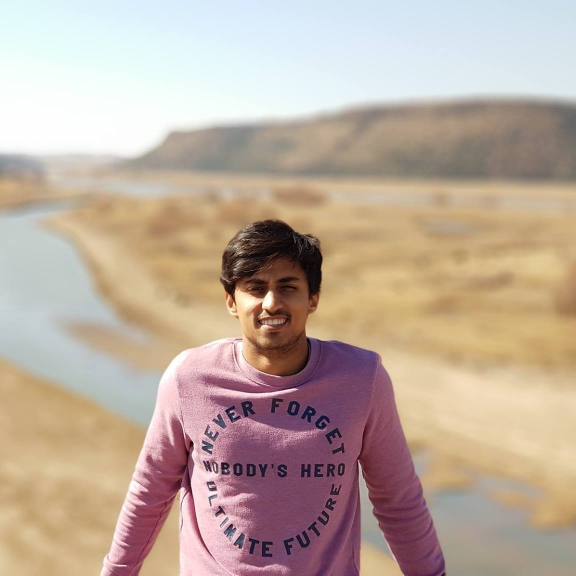
#> input picture hilbert_image_conversion/suro.jpg, 1151 x 1151 px (shown at 1/2 size)
$ python hilbert_three_dimension_conversion.py
#> lines starting #> are read from the running program, lines starting #| are printed output that depends on the picture
from scipy.io.wavfile import write
import numpy as np
from hilbertcurve.hilbertcurve import HilbertCurve
from matplotlib.pyplot import *
import cv2

image = cv2.imread('suro.jpg')
#> image is the input picture: shape (1151, 1151, 3); mean B, G, R 157.1, 171.1, 189.8
dim = image.shape
#> dim = (1151, 1151, 3)
center = round(dim[0]/2)
#> center = 576
start = center-170
#> start = 406
end = center+86
#> end = 662

reshaped_img = image[start:end,start:end,: ]
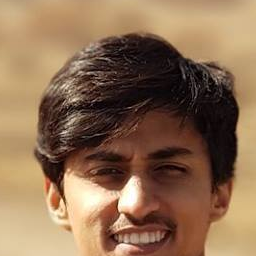
#> reshaped_img: shape (256, 256, 3); mean B, G, R 82.6, 110, 141.2
p = 8
N = 3
#> (the run stopped early here; a loop or call above may not have finished)
